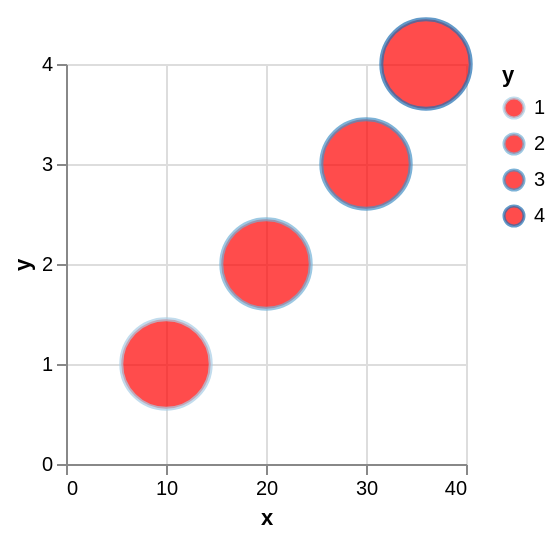

Express this chart as Vega-Lite.
### Vega-Lite specification from a JSON file in a GitHub repository (floating-point values rounded to 4 significant figures)
{"$schema": "https://vega.github.io/schema/vega-lite/v5.json", "data": {"values": [{"cat": "a", "val": 1, "x": 10, "y": 1}, {"cat": "b", "val": 2, "x": 20, "y": 2}, {"cat": "c", "val": 3, "x": 30, "y": 3}, {"cat": "d", "val": 4, "x": 36, "y": 4}]}, "encoding": {"color": {"field": "cat", "type": "nominal"}, "fill": {"value": "red"}, "size": {"value": 2000}, "stroke": {"field": "y", "type": "ordinal"}, "x": {"field": "x", "type": "quantitative"}, "y": {"field": "y", "type": "quantitative"}}, "height": 200, "mark": {"stroke": "black", "type": "circle"}, "width": 200}
